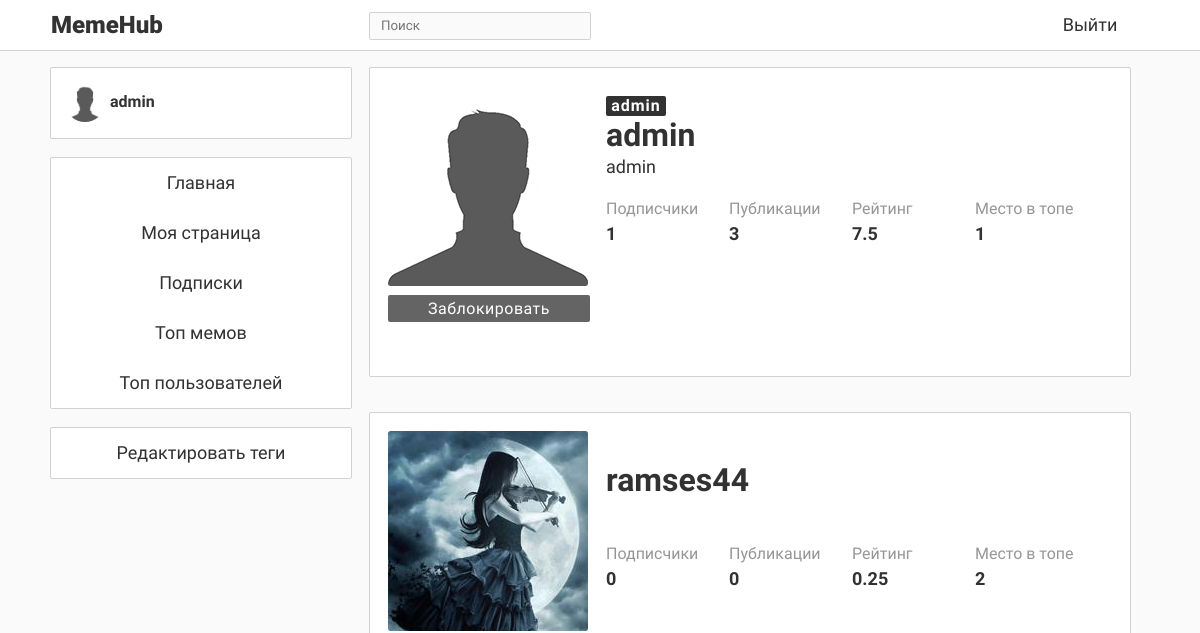
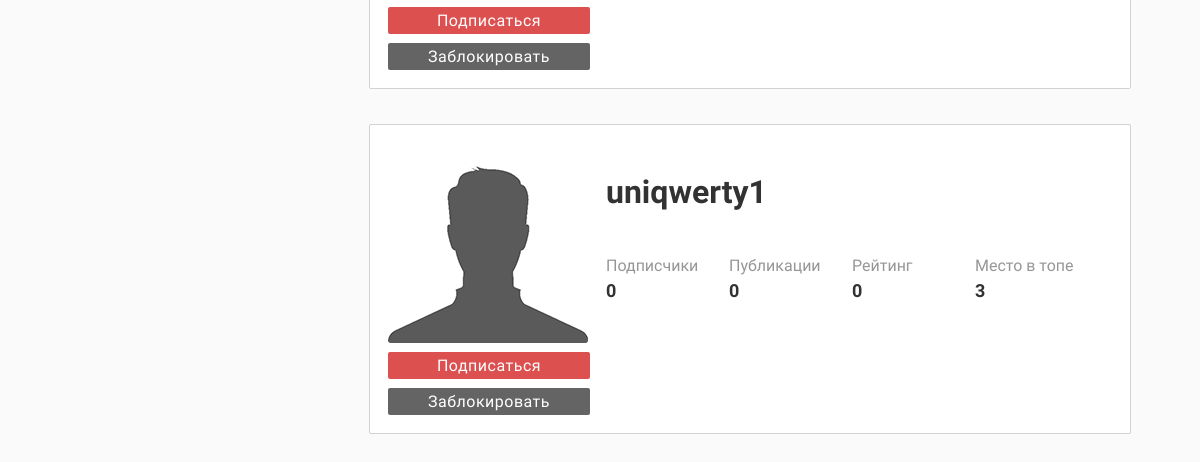
Before: /top_users (signed in) with the older database file (2 pictures, top to bottom).
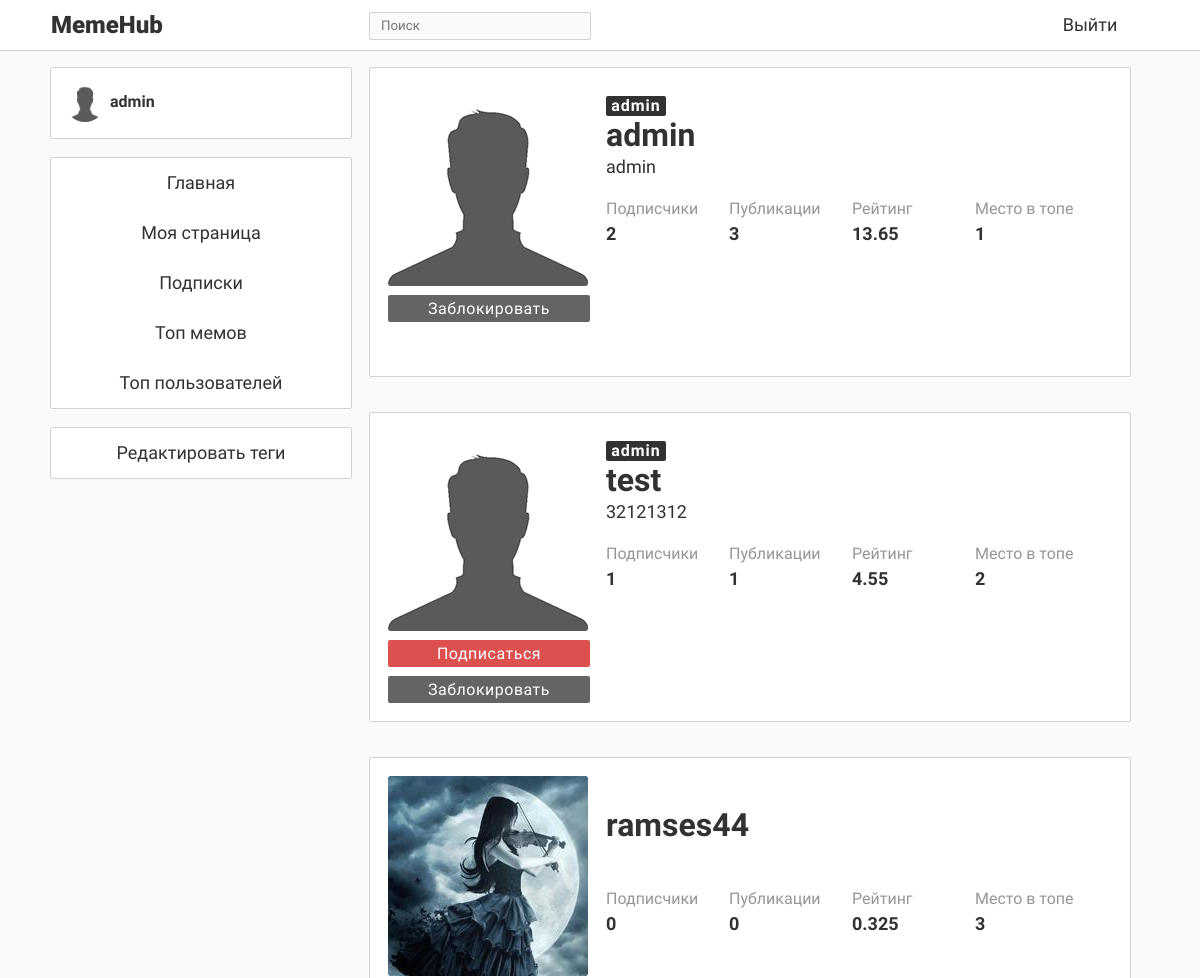
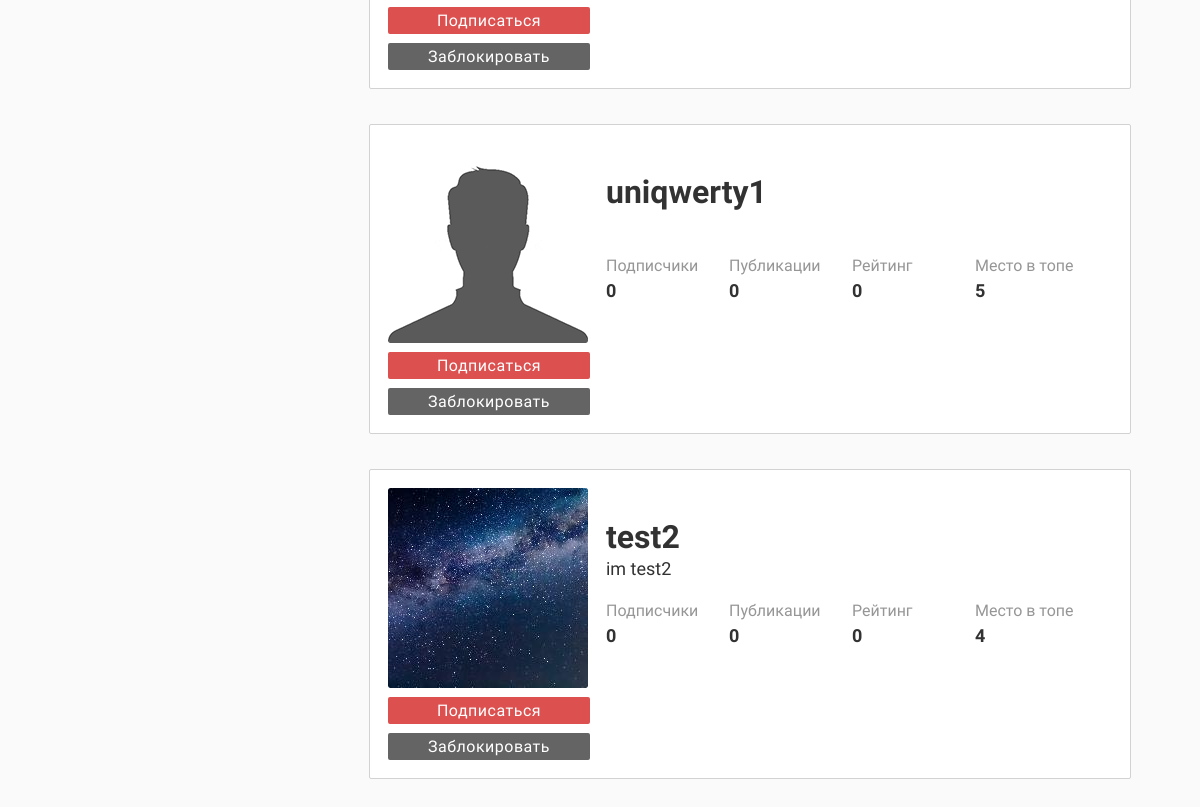
After: the same page with the newer database file (2 pictures, top to bottom).
### data/users.py (models this page shows, shortened)
class User(SqlAlchemyBase, UserMixin, SerializerMixin):
    __tablename__ = 'users'
    id = sqlalchemy.Column(sqlalchemy.Integer,
                           primary_key=True, autoincrement=True)
    email = sqlalchemy.Column(sqlalchemy.String, unique=True, index=True, nullable=False)
    role = sqlalchemy.Column(sqlalchemy.Integer, default=0)
    hashed_password = sqlalchemy.Column(sqlalchemy.String, nullable=False)
    alias = sqlalchemy.Column(sqlalchemy.String, nullable=False)  # То, как пользователь подписан у других
    about = sqlalchemy.Column(sqlalchemy.String, nullable=True)
    bdate = sqlalchemy.Column(sqlalchemy.DateTime, nullable=True)
    memes = orm.relation("Meme", back_populates='author_')
    avatar = sqlalchemy.Column(sqlalchemy.String, default='default.png')
    liked = orm.relation("Meme", secondary='likes', backref='user', lazy='dynamic')
    repostes = orm.relation("Repost", back_populates='user_')
    subscribed = orm.relationship("User", secondary='subscribes',
                                  primaryjoin=(followers.c.subscriber == id),
                                  secondaryjoin=(followers.c.author == id),
                                  backref='subscriber', lazy='dynamic')
    subscribers = orm.relation("User", secondary='subscribes',
                               primaryjoin=(followers.c.author == id),
                               secondaryjoin=(followers.c.subscriber == id),
                               backref='author', lazy='dynamic')
    rating = sqlalchemy.Column(sqlalchemy.Integer, default=0)
    def get_data(self):
        return {'is_page': True,
                'user_img': self.avatar,
                'type': 'other',
                'role': {'0': '', '1': 'moder', '2': 'admin'}[str(self.role)],
                'status': self.about,
                'subs': 666,
                'posts': 666,
                'rating': self.rating,
                'top': 666,
                'username': self.alias,
                'user_id': self.id,
                'error_message': '',
                'is_sub': False,
                'is_block': False}

### main.py (the view)
@app.route('/top_users')
def top_users():
    ses = db_session.create_session()
    users = ses.query(User).filter(User.id != 0).all()
    users = sorted(users, key=lambda x: x.rating, reverse=True)[:USER_TOP]
    data = gen_data(do_get_content=False)
    data['content'] = [get_user_page_data(u.id) for u in users]
    return render_template('top_users.html', data=data, title='Топ пользователей')

### data/db_session.py (called while the page is built)
def create_session() -> Session:
    global __factory
    return __factory()

### gen_api.py (called while the page is built)
@blueprint.route('/get_user_info/<int:uid>')
def generate_user_info(uid):
    ses = db_session.create_session()
    user = ses.query(User).get(uid)
    return {
        'is_auth': True,
        'user_img': url_for('static', filename=f'img/avatars/{user.avatar}'),
        'id': uid,
        'alias': user.alias,
        'role': ROLES[user.role]
    }

### main.py (called while the page is built)
def gen_data(do_get_content=True):
    info = dict(is_auth=False)
    if current_user.is_authenticated:
        info = generate_user_info(current_user.get_id())
    if do_get_content:
        if current_user.is_authenticated:
            res = get_content(uid=current_user.get_id(), by_server=True)
        else:
            res = get_content(by_server=True)
    else:
        res = {}
    res['user_page'] = dict(is_page=False)
    res['load_more'] = True
    res['info'] = info  # Совмещаем данные в один словарь
    return res  # Возвращаем его

@login_manager.user_loader
def load_user(user_id):
    session = db_session.create_session()
    return session.query(User).get(user_id)

### templates/top_users.html (shortened to what this page needs)
{% extends "base.html" %}
{% block content %}
    {% for user in data['content'] %}
        <div class="meme_block">
        <div class="head_block">
            <div class="img_sub_block">
                <div class="img_block">
                    <img src="{{ user['user_img'] }}" class="up_img_other">
                </div>
                <div class="sub_block">
                    {% if user['type'] != 'me' %}
                        {% if data['user_page']['is_sub'] %}
                            <div class="sub_button sub_button_true" id="sub-button{{ user['user_id'] }}" onclick="sub_click({{ user['user_id'] }})">Вы подписаны</div>
                        {% else %}
                            <div class="sub_button sub_button_false" id="sub-button{{ user['user_id'] }}" onclick="sub_click({{ user['user_id'] }})">Подписаться</div>
                        {% endif %}
                    {% endif %}
                    {% if data['info']['role'] == 'admin' %}
                        {% if user['is_block'] %}
                            <div class="sub_button block_button_true" id="block-button{{ user['user_id'] }}" onclick="block_click({{ user['user_id'] }})">Разблокировать</div>
                        {% else %}
                            <div class="sub_button block_button_false" id="block-button{{ user['user_id'] }}" onclick="block_click({{ user['user_id'] }})">Заблокировать</div>
                        {% endif %}
                    {% endif %}
                </div>
            </div>
            <div class="username_block">
                <div class="up_role">
                    {% if user['role'] %}
                        <div class="admin_role">{{ user['role'] }}</div>
                    {% endif %}
                </div>
                    <div class="up_text_block_other up_username_div_other">
                        <div class="up_text_block_input_other up_username_other">{{ user['username'] }}</div>
                    </div>
                    <div class="up_text_block_other up_status_div_other">
                        <div class="up_text_block_input_other up_status_other up_text_block_input2_other">{{ user['status'] }}</div>
                    </div>
                <div class="info_block">
                    <div class="up_data_block">
                        <div class="up_data_block_part1">Подписчики</div>
                        <div class="up_data_block_part2" id="subs-number{{ user['user_id'] }}">{{ user['subs'] }}</div>
                    </div>
                    <div class="up_data_block">
                        <div class="up_data_block_part1">Публикации</div>
                        <div class="up_data_block_part2">{{ user['posts'] }}</div>
                    </div>
                    <div class="up_data_block">
                        <div class="up_data_block_part1">Рейтинг</div>
                        <div class="up_data_block_part2">{{ user['rating'] }}</div>
                    </div>
                    <div class="up_data_block">
                        <div class="up_data_block_part1">Место в топе</div>
                        <div class="up_data_block_part2">{{ user['top'] }}</div>
                    </div>
                </div>
            </div>
        </div>
        </div> <br>
    {% endfor %}
{% endblock %}

### templates/base.html (shortened to what this page needs)
<!doctype html>
<html lang="ru">
    <head>
        <link rel="stylesheet" type="text/css" href="../../static/css/main_css.css">
        <link rel="stylesheet" type="text/css" href="../../static/css/base_css.css">
        <link rel="stylesheet" type="text/css" href="../../static/css/reg_log_css.css">
        <link rel="stylesheet" type="text/css" href="../../static/css/user_page_css.css">
        <link rel="stylesheet" type="text/css" href="../../static/css/publish_css.css">
        <link rel="stylesheet" type="text/css" href="../../static/css/subscribes_css.css">
    </head>
    <body class="bg_style">
        <div class="navigation">
            <div class="nav_block">
                <div class="logo">MemeHub</div>
                <div class="search_block">
                    <div class="search_div">
                        <input class="search" placeholder="Поиск" onkeypress="return SearchEnter(event)" id="search">
                    </div>
                </div>
                {% if data['info']['is_auth'] %}
                    <a class="nav_buttons nav_button1" href="/logout">Выйти</a>
                {% else %}
                    <a class="nav_buttons nav_button1" href="/login">Войти</a>
                    <a class="nav_buttons nav_button2" href="/register">Регистрация</a>
                {% endif %}
            </div>
        </div>
        <div class="content_block">
            <div class="left_block">
                {% if data['info']['is_auth'] %}
                    <div class="menu_block menu_block2">
                        <div class="my_page" onClick="window.location='/me'">
                            <div class="test">
                                <a><img src="{{ data['info']['user_img'] }}" class="author_img"></a>
                                <div class="author_name"><a>{{ data['info']['alias'] }}</a></div>
                            </div>
                        </div>
                    </div>
                {% endif %}
                <div class="menu_block menu_block1">
                    <div class="menu_section" onClick="window.location='/'">Главная</div>
                    {% if data['info']['is_auth'] %}
                        <div class="menu_section" onClick="window.location='/me'">Моя страница</div>
                        <div class="menu_section" onClick="window.location='/subscribed'">Подписки</div>
                    {% endif %}
                    <div class="menu_section" onClick="window.location='/top_memes'">Топ мемов</div>
                    <div class="menu_section" onClick="window.location='/top_users'">Топ пользователей</div>
                </div>
                {% if data['info']['role'] == 'admin' %}
                    <div class="menu_block menu_block1">
                        <div class="menu_section" onClick="window.location='/addtag'">Редактировать теги</div>
                    </div>
                {% endif %}
            </div>
            <div class="center_block">
                {% block content %}{% endblock %}
            </div>
        </div>
    </body>
</html>

### static/css/main_css.css (style rules this page uses)
.meme_block { background-color: rgb(255,255,255); border: 0px solid #646464; border-radius: 2px; padding: 0px; width: 95%; margin: 0 auto; border: 1px solid rgb(210,210,210); padding-bottom: 0px; margin-bottom: 17px; min-width: 400px; max-width: 800px; }
.author_img { width: 40px; height: 40px; object-fit: cover; float:left; display: inline-block; border-radius: 40px; }
.author_name { float: center; text-align: left; display: inline-block; line-height: 40px; width: 50%; text-indent: 5px; font-weight: bold; color: rgb(50,50,50); padding: 0px; font-size: medium; font-family: BoldFont; }
.bg_style { background-color: rgb(250,250,250); }
a { text-decoration: none; color: rgb(50,50,50); }

### static/css/base_css.css (style rules this page uses)
.navigation { list-style-type: none; margin-top: 0; padding: 0; overflow: hidden; background-color: rgb(255,255,255); border-bottom: 1px solid rgb(210,210,210); width: 100%; position: fixed; top: 0; left: 0; max-height: 50px; height: 50px; z-index: 999999; }
.search { outline: none; border: none; color: rgb(50,50,50); width: 90%; height: 80%; display: block; margin-left: auto; margin-right: auto; margin-top: 1px; font-family: RegularFont; background-color: rgb(250,250,250); }
.search_div { border: 1px solid rgb(210,210,210); width: 100%; height: 26px; margin-top: 12px; margin-bottom: 12px; margin-left: auto; margin-right: auto; float: center; border-radius: 2px; background-color: rgb(250,250,250); }
.left_block { width: 300px; height: 400px; position: fixed; float: left; z-index: 9999; }
.menu_block { width: 300px; border-radius: 2px; border: 1px solid rgb(210,210,210); background-color: rgb(255,255,255); }
.menu_block1 { margin-bottom: 18px; }
.menu_block2 { height: 70px; margin-bottom: 18px; }
.menu_section { width: 100%; height: 50px; font-family: RegularFont; line-height: 50px; text-align: center; color: rgb(50,50,50); font-size: large; -moz-user-select: none; -khtml-user-select: none; -webkit-user-select: none; user-select: none; }
.center_block { margin-left: 300px; width: 800px; min-width: 400px; max-width: 800px; }
.content_block { width: 1100px; height: 1000px; margin-top: 67px; margin-left: auto; margin-right: auto; max-width: 99%; }
.logo { float: left; font-family: BlackFont; text-align: left; color: rgb(50,50,50); font-size: x-large; height: 50px; line-height: 50px; display: block; width: 15%; padding-left: 1px; background-color: rgb(0,0,255) display: inline-block; -moz-user-select: none; -khtml-user-select: none; -webkit-user-select: none; user-select: none; }
.nav_block { width: 1100px; margin-left: auto; margin-right: auto; height: 100%; background-color: rgb(0,255,0) white-space: nowrap; }
.search_block { float: left; height: 100%; width: 20%; display: inline-block; margin-left: 153px; }
.nav_buttons { float: right; font-family: RegularFont; text-align: center; color: rgb(50,50,50); font-size: large; height: 50px; line-height: 50px; display: block; padding-left: 1px; display: inline-block; -moz-user-select: none; -khtml-user-select: none; -webkit-user-select: none; user-select: none; }
.nav_button1 { width: 80px; margin-right: 20px; }
.my_page { width: 100%; height: 100%; padding-top: 14px; padding-left: 14px; }

Changed rows visible on the page:
changed User "admin": subs "1" → "2"; rating "7.5" → "13.65"
added User: role "admin", username "test", status "32121312", subs "1", posts "1", rating "4.55", top "2"
changed User "ramses44": rating "0.25" → "0.325"; top "2" → "3"
computed for User "uniqwerty1": top "3" → "5"
added User: shows a picture, username "test2", status "im test2", subs "0", posts "0", rating "0", top "4"
